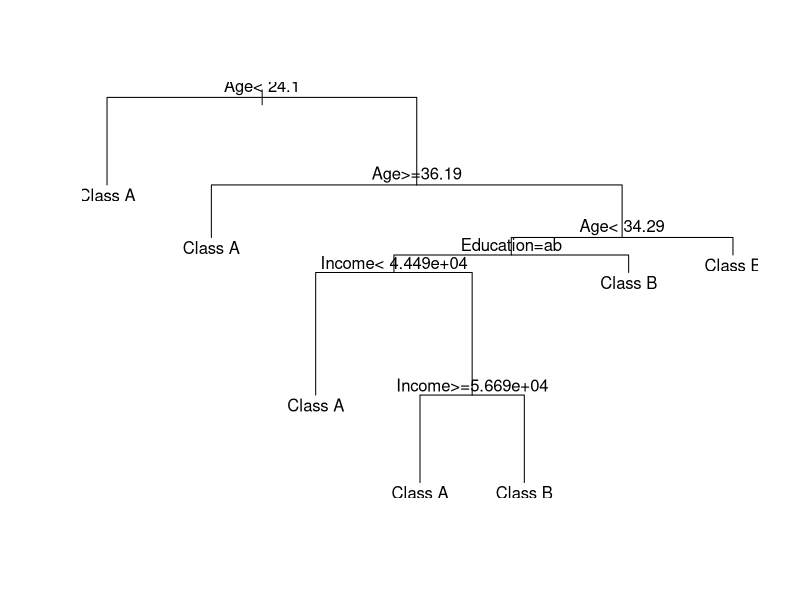

Source code (R): (Note: this script raises an error after producing the figure.)
# Install the rpart package
install.packages('rpart')

# load the library
library(rpart)

# have the data 
# generate some data
# Set a seed
set.seed(123)

data <- data.frame(
  Age = rnorm(100, mean = 30, sd = 5),
  Income = rnorm(100, mean = 50000, sd = 10000),
  Education = sample(c("High School", "College", "Graduate"), 100, replace = TRUE), 
  Target = sample(c("Class A", "Class B"), 100, replace = TRUE),
  Gender = sample(c("Male", "Female"), 100, replace = TRUE),
  Location = sample(c("Urban", "Rural", "Surbab"), 100, replace = TRUE),
  onlineActivity = runif(100, min = 0, max = 1)
)
head(data)

# Explore the data 
summary(data)

sum(is.na(data))


# Build the model
tree_model <- rpart(Target ~ Age + Income + Education, data = data, method = "class")

# Visualize the model
plot(tree_model)
text(tree_model)

# Making predictions
new_data <- data.frame(Age = 25, Income = 45000, Education = "High School")
new_data

# prediction
prediction <- predict(tree_model, new_data, type = "class")
print(prediction)

# You can make the visualizations more interpretable with the `rpart.plot`


#--------------------------------------------------------------------
#   RANDOM FOREST
#------------------------------------------------------------------------


head(data)

# install the randomForest package
install.packages("randomForest")
# Load the library
library(randomForest)

# Build a random forest model
head(data)
features <- c('Age', "Income", "Education", "Gender", "Location", "onlineActivity")

rf_model <- randomForest(Target ~ ., data = data[, c(features, "Target")], ntree = 100, mtry = sqrt(length(features)))


# rf_model <- randomForest(Target ~ Age + Income + Education + Gender + Location + onlineActivity, data = data, ntree = 100, mtry = 2)

# Print the model# 
print(rf_model)

# Mtcars 
data(mtcars)
head(mtcars)

rf_model2 <- randomForest(factor(am) ~ ., data = mtcars, ntree = 100, mtry = sqrt(ncol(mtcars) - 1))
print(rf_model2)

# visualise variable importance
varImpPlot(rf_model2)

# Give a prediction
prediction <- predict(rf_model2, new_data = mtcars)

# Confusion matrix
install.packages("caret")
library(caret)

# Create a confusion matrix
conf_matr <- confusionMatrix(prediction, factor(mtcars$am))
print(conf_matr)




